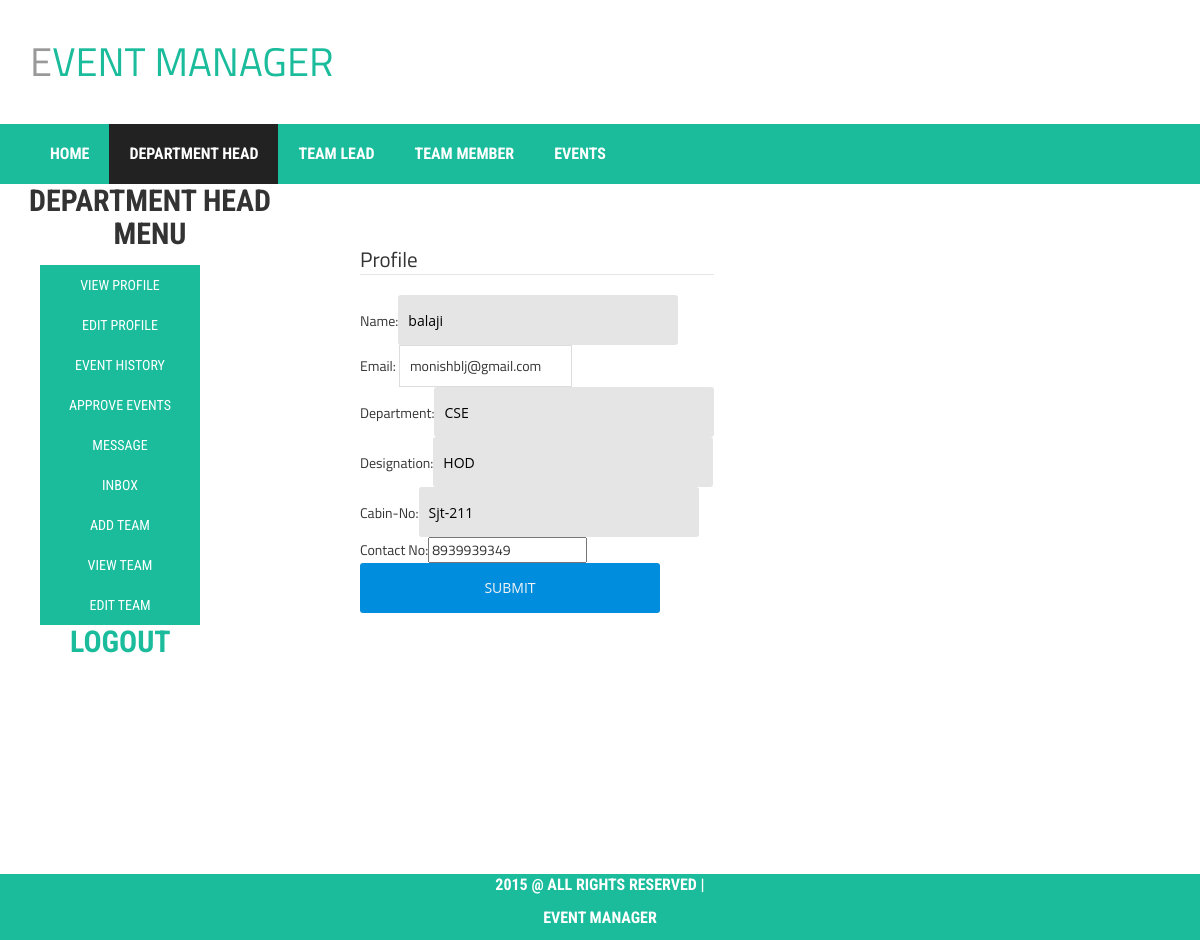
The page /dh_Edit_Profile.php (signed in) on the database its author committed.
### tables this page shows
CREATE TABLE IF NOT EXISTS `department_profile` (
  `Name` text NOT NULL,
  `Email_Id` varchar(40) NOT NULL,
  `Department` text NOT NULL,
  `Designation` text NOT NULL,
  `Cabin` varchar(10) NOT NULL,
  `Contact` varchar(11) NOT NULL,
  `User_Id` varchar(10) NOT NULL
);

### dh_Edit_Profile.php (the view, shortened to what this page needs)
<?php
include("header1.php");
include("DH_menu_list.php");
$con = mysqli_connect("localhost","root", "", "event manager");
	$a7=$_SESSION['name'];
$sql="SELECT * FROM department_profile WHERE User_Id='$a7'";
$result=mysqli_query($con,$sql);
$rows=mysqli_fetch_array($result);
?>
<section class="dh_editprof">
<form action="temp.php" method="post">
<fieldset>
<legend>Profile</legend>
Name:<input type="text" id="dh_name" name="dh_name" value="<?php echo $rows['Name']?>"><br>
Email: <input type="email" id="dh_email" name="dh_email" value="<?php echo $rows['Email_Id']?>"><br>
Department:<input type="text" id="dh_dept" name="dh_dept" value="<?php echo $rows['Department']?>"><br>
Designation:<input type="text" id="dh_desig" name="dh_desig" value="<?php echo $rows['Designation']?>"><br>
Cabin-No:<input type="text" id="dh_cabin" name="dh_cabin" value="<?php echo $rows['Cabin']?>"><br>
Contact No:<input type="number" id="dh_cont" name="dh_cont" value="<?php echo $rows['Contact']?>"><br>
<input type="submit" value="submit" id="dh_editprof_sub" name="dh_editprof_sub">
</fieldset>
</form>
</section>
<?php
include("footer.php");
?>

### style.css (style rules this page uses)
html,body { height:100%; }
.dh_editprof { float:left; margin:50px; padding:10px; }
body { font-family: 'Titillium Web', sans-serif; }
form fieldset input[type="text"], input[type="password"] { background-color: #e5e5e5; border: none; border-radius: 3px; -moz-border-radius: 3px; -webkit-border-radius: 3px; color: #000000; font-family: 'Open Sans', Arial, Helvetica, sans-serif; font-size: 14px; height: 50px; outline: none; padding: 0px 10px; width: 280px; -webkit-appearance:none; }
form fieldset input[type="submit"] { background-color: #008dde; border: none; border-radius: 3px; -moz-border-radius: 3px; -webkit-border-radius: 3px; color: #f4f4f4; cursor: pointer; font-family: 'Open Sans', Arial, Helvetica, sans-serif; height: 50px; text-transform: uppercase; width: 300px; -webkit-appearance:none; }
input[type="text"], input[type="password"], input[type="email"], textarea { border: 1px solid #ddd; padding: 10px; }
input[type="submit"], button[type=submit] { background: none repeat scroll 0 0 #1abc9c; border: medium none; color: #fff; padding: 11px 20px; text-transform: uppercase; }

### rows shown on the page
department_profile: dh_name "balaji", dh_email "monishblj@gmail.com", dh_dept "CSE", dh_desig "HOD", dh_cabin "Sjt-211", dh_cont "8939939349"
